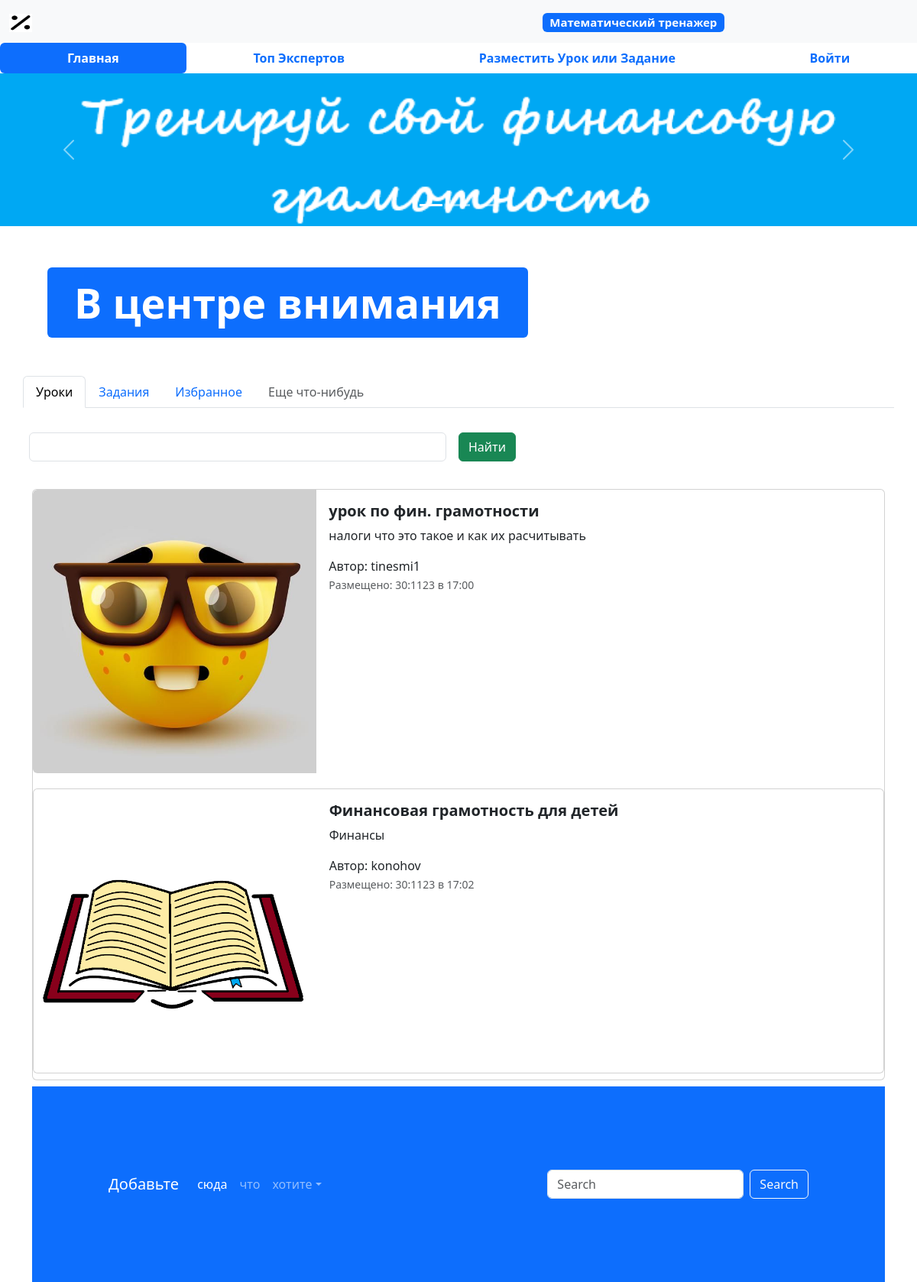
The page / on the database its author committed.
### app_advertisements/models.py (models this page shows, shortened)
class Advertisement(models.Model):
    title = models.CharField(verbose_name="Заголовок", max_length=128)
    description = models.TextField(verbose_name="Описание")
    created_at = models.DateTimeField(auto_now_add=True)
    update_at = models.DateTimeField(auto_now=True)
    user = models.ForeignKey(to=User, verbose_name="Пользователь", on_delete=models.CASCADE)
    image = models.ImageField(verbose_name="Обложка", upload_to="advertisements/", blank=True, null=True)
    video = models.FileField(verbose_name="Видео", upload_to="advertisements/", blank=True, null=True)
    class Meta:
        db_table = 'advertisements'
    @admin.display(description="дата создания")
    def created_date(self):
        if self.created_at.date() == timezone.now().date():
            created_time = self.created_at.time().strftime("%H:%M")
            return format_html("<span style = 'color:blue;'>Сегодня в {} </span>",created_time)
        else:
            return self.created_at.strftime("%d:%m%y в %H:%M")
    def get_absolute_url(self):
        return reverse('adv-detail', kwargs={"pk": self.pk})

### app_advertisements/views.py (the view)
# urls.py: path('', main, name = "main"),
def main(request):
    title = request.GET.get("query")
    if title:
        adverts = Advertisement.objects.filter(title__icontains=title)
    else:
        adverts = Advertisement.objects.all()
    context = {"adverts": adverts, "title": title}
    return render(request, "app_advertisement/index.html", context=context)

### templates/app_advertisement/index.html (shortened to what this page needs)
{% extends 'base.html' %}
{% load static %}
{% block content%}
  <ul class="nav nav-pills sticky-top bg-white nav-fill">
    <li class="nav-item">
      <a class="nav-link active" aria-current="page" href="{% url 'main' %}">
        <span style="font-weight: bold;">Главная</span>
      </a>
    </li>
    <li class="nav-item">
      <a class="nav-link" href="{% url 'top-sellers' %}">
        <span style="font-weight: bold;">Топ Экспертов</span>
      </a>
    </li>
    <li class="nav-item">
      <a class="nav-link" href="{% url 'advertisement-post'%}">
        <span style="font-weight: bold;">Разместить Урок или Задание</span>
      </a>
    </li>
    {%  if user.is_authenticated  %}
    <li class="nav-item">
      <a class="nav-link" href="{% url 'profile'%}">
        <span style="font-weight: bold;">Профиль</span>
      </a>
    </li>
    <li class="nav-item">
      <a class="nav-link" href="{%  url 'logout'  %}">
        <span style="font-weight: bold;">Выйти</span>
      </a>
    </li>
    {% else %}
    <li class="nav-item">
      <a class="nav-link" href="{% url 'login'%}">
        <span style="font-weight: bold;">Войти</span>
      </a>
    </li>
    {%  endif  %}
  </ul>
  <div id="carouselExampleIndicators" class="carousel slide bg-primary" data-bs-ride="carousel">
    <div class="carousel-indicators">
      <button type="button" data-bs-target="#carouselExampleIndicators" data-bs-slide-to="0" class="active" aria-current="true" aria-label="Slide 1"></button>
      <button type="button" data-bs-target="#carouselExampleIndicators" data-bs-slide-to="1" aria-label="Slide 2"></button>
      <button type="button" data-bs-target="#carouselExampleIndicators" data-bs-slide-to="2" aria-label="Slide 3"></button>
    </div>
    <div class="carousel-inner">
      <div class="carousel-item active">
        <a href="#">
          <img src="{% static 'img/Без имени.png' %}" class="d-block w-100" alt="Реклама">
        </a>
      </div>
    </div>
    <button class="carousel-control-prev" type="button" data-bs-target="#carouselExampleIndicators" data-bs-slide="prev">
      <span class="carousel-control-prev-icon" aria-hidden="true"></span>
    </button>
    <button class="carousel-control-next" type="button" data-bs-target="#carouselExampleIndicators" data-bs-slide="next">
      <span class="carousel-control-next-icon" aria-hidden="true"></span>
    </button>
  </div>
  <div class="container" style="margin: 50px;">
    <div class="display-2">
      <span class="badge bg-primary">В центре внимания</span>
    </div>
  </div>
  <div class="container">
    <div class="row">
      <ul class="nav nav-tabs bg-white">
        <li class="nav-item">
          <a class="nav-link active" aria-current="page" href="{% url 'main' %}">Уроки</a>
        </li>
        <li class="nav-item">
          <a class="nav-link" href="{% url 'task-main' %}">Задания</a>
        </li>
        <li class="nav-item">
          <a class="nav-link" href="#">Избранное</a>
        </li>
        <li class="nav-item">
          <a class="nav-link disabled" href="#" tabindex="-1" aria-disabled="true">Еще что-нибудь</a>
        </li>
      </ul>
      <form class="row g-3" method="get">
        <div class="col-auto w-50">
          <input type="text" class="form-control" name="query" value="{% if title %}{{  title  }} {%  endif  %}">
        </div>
        <div class="col-auto">
          <button type="submit" class="btn btn-success mb-3">Найти</button>
        </div>
      </form>
    </div>
    <div class="col">
      {% for ad in adverts %}
      <div class="card mb-2" style="max-width: 1200px; margin-top: 20px;">
        <div class="row g-0">
          <div class="col-md-4">
            <a href="{{  ad.get_absolute_url  }}" class="nav-link">
              <img src="{% if ad.image %}{{  ad.image.url  }}{%  else  %}{% static 'img/book.png' %}{% endif %}" class="img-fluid rounded-start" alt="Card title">
            </a>
          </div>
          <div class="col-md-8">
            <div class="card-body">
              <h5 class="card-title">
                <a href="{{  ad.get_absolute_url  }}" class="nav-link"><strong>{{  ad.title  }}</strong></a>
              </h5>
              <a href="{{  ad.get_absolute_url  }}" class="nav-link">
                <p class="card-text">
                  {{  ad.description  }}
                </p>
                <span>Автор: {{  ad.user  }}</span>
                <p class="card-text"><small class="text-muted">Размещено: {{  ad.created_date  }}</small></p>
              </a>
            </div>
          </div>
        </div>
      {% endfor %}
      </div>
    </div>
  </div>
  <footer style="padding: 100px;" class="bg-primary">
    <nav class="navbar navbar-expand-sm navbar-dark">
      <a class="navbar-brand" href="#">Добавьте</a>
      <div class="collapse navbar-collapse" id="collapsibleNavId">
        <ul class="navbar-nav me-auto mt-2 mt-lg-0">
          <li class="nav-item">
            <a class="nav-link active" href="#" aria-current="page">сюда</a>
          </li>
          <li class="nav-item">
            <a class="nav-link" href="#">что</a>
          </li>
          <li class="nav-item dropdown">
            <a class="nav-link dropdown-toggle" href="#" id="dropdownId" data-bs-toggle="dropdown" aria-haspopup="true"
              aria-expanded="false">хотите</a>
          </li>
        </ul>
        <form class="d-flex my-2 my-lg-0">
          <input class="form-control me-sm-2" type="text" placeholder="Search">
          <button class="btn btn-outline-light my-2 my-sm-0" type="submit">Search</button>
        </form>
      </div>
    </nav>
  </footer>
{% endblock %}

### rows shown on the page
Advertisement: image (picture), title "урок по фин. грамотности", description "налоги что это такое и как их расчитывать", user "tinesmi1", created_date "30:1123 в 17:00"
Advertisement: title "Финансовая грамотность для детей", description "Финансы", user "konohov", created_date "30:1123 в 17:02"
